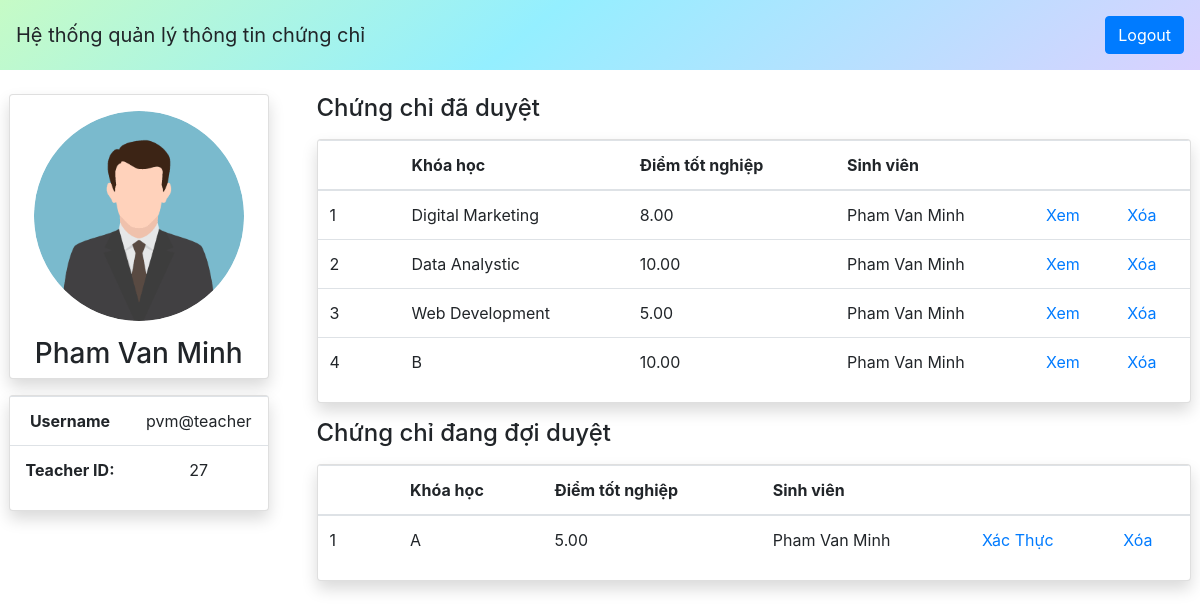
The app's page / (signed in) with its own data.
### account/models.py (models this page shows, shortened)
class User(AbstractBaseUser, PermissionsMixin):
    user_name = models.CharField(max_length=150, unique=True)
    full_name = models.CharField(max_length=150, blank=True)
    date_of_birth = models.DateField(blank=True, null=True)
    is_staff = models.BooleanField(default=False)
    is_active = models.BooleanField(default=True)
    is_teacher = models.BooleanField(default=False)
    student_code = models.CharField(max_length=8, unique=True, blank=True, null=True)
    d_key = models.TextField( blank=True, null=True)
    e_key = models.TextField( blank=True, null=True)
    n_key = models.TextField( blank=True, null=True)
    objects = CustomAccountManager()
    USERNAME_FIELD = 'user_name'
    REQUIRED_FIELDS = []

### cert/models.py (models this page shows, shortened)
class WaitBlock(models.Model):
    student_id = models.CharField(max_length=4, null=False, blank=False)
    student_name = models.CharField(max_length=100, null=False, blank=False, default="--")
    teacher = models.ForeignKey(User, on_delete=models.CASCADE, default=1)
    course_name = models.CharField(max_length=255, null=False, blank=False)
    final_mark = models.DecimalField(max_digits=4,decimal_places=2)

### cert/views.py (the view)
# urls.py: path('', home, name="home"),
@login_required(login_url='account_app:login')
def home(request):
    user = request.user
    if user.is_teacher == False:
        student_code = user.student_code
        list_cert = get_cert_list_by_student_code("cert/ledger.json", str(student_code))
        wait_blocks = WaitBlock.objects.filter(student_id=user.id)
        print("Y"*10)
        print(list_cert)
        context = {
            "list_cert":list_cert,
            "wait_blocks":wait_blocks,
            "student":user
        }
        return render(request, 'cert/student_home.html', context)
    else:
        wait_blocks = WaitBlock.objects.filter(teacher_id=user.id)
        list_cert = get_cert_list_by_teacher_id("cert/ledger.json", str(user.id))
        context = {
            "wait_blocks":wait_blocks,
            "teacher":user,
            "list_cert":list_cert,
        }
        return render(request, 'cert/teacher_home.html', context)

### templates/cert/teacher_home.html (shortened to what this page needs)
<!DOCTYPE html>
<html lang="en">
<head>
  {% load static %}
        <link rel="stylesheet" href="https://use.fontawesome.com/releases/v5.6.1/css/all.css" />
        <link rel="stylesheet" href="https://cdn.jsdelivr.net/npm/bootstrap@4.1.3/dist/css/bootstrap.min.css" />
</head>
<body>
<nav class="navbar navbar-dark bg-primary them_nv">
  <a class="navbar-brand textsie">Hệ thống quản lý thông tin chứng chỉ</a>
  <span class="navbar-text">
      <a href="/account/logout" class="btn btn-primary my-sm-0" type="submit">Logout</a>
  </span>
</nav>
<div class="contrainer">
    <div class="row justify-content-center">
        <div class="col-xl-3 col-xl-3 col-lg-4 col-md-12 col-sm-12 text-center p-4">
            <div class="shadow card">
            <div class="row justify-content-center my-3"><img src="{% static 'images/24072020113812.jpg' %}" alt="..." width="500" height="500" class="img-fluid rounded-circle col-10"></div>
            <h3>{{ teacher.full_name }}</h3>
            </div>
            <div class="shadow card my-3">
                <table class="table table-hover">
                  <tbody>
                    <tr>
                      <th scope="row">Username</th>
                      <td>{{teacher.user_name}}</td>
                    </tr>
                    <tr>
                      <th scope="row">Teacher ID:</th>
                      <td>{{teacher.id}}</td>
                    </tr>
                  </tbody>
                </table>
            </div>
        </div>
         <div class="col-xl-9 col-xl-9 col-lg-8 col-md-12 col-sm-12 p-4">
            <h4>Chứng chỉ đã duyệt</h4>
            <div class="shadow card my-3 table-responsive">
             <table class="table numberauto table-hover">
              <thead>
                <tr>
                  <th scope="col"></th>
                  <th scope="col">Khóa học</th>
                  <th scope="col">Điểm tốt nghiệp</th>
                  <th scope="col">Sinh viên</th>
                  <th scope="col"></th>
                  <th scope="col"></th>
                </tr>
              </thead>
              <tbody>
          {% for cert in list_cert %}
            <tr>
              <td>
              </td>
              <td>{{ cert.data.course_name }}</td>
              <td>{{ cert.data.mark }}</td>
              <td>{{ cert.data.teacher_name }}</td>
              <td><a href="/cert/{{cert.id}}">Xem</a></td>
              <td><a href="/delete-cert/{{cert.id}}">Xóa</a></td>
            </tr>
          {% endfor %}
              </tbody>
            </table>
            </div>
         <h4>Chứng chỉ đang đợi duyệt</h4>
            <div class="shadow card my-3 table-responsive">
                <table class="table numberauto2 table-hover">
              <thead>
                <tr>
                  <th scope="col"></th>
                  <th scope="col">Khóa học</th>
                  <th scope="col">Điểm tốt nghiệp</th>
                  <th scope="col">Sinh viên</th>
                  <th scope="col"></th>
                  <th scope="col"></th>
                </tr>
              </thead>
              <tbody>
                {% for cert in wait_blocks %}
            <tr>
              <td>
              </td>
              <td>{{ cert.course_name }}</td>
              <td>{{ cert.final_mark }}</td>
              <td>{{ cert.student_name }}</td>
              <td><a href="/teacher-sign/{{cert.id}}">Xác Thực</a></td>
              <td><a href="/teacher-delete-wait-block/{{cert.id}}">Xóa</a></td>
            </tr>
          {% endfor %}
              </tbody>
            </table>
            </div>
            <div style="height: 20vh;"></div>
        </div>
    </div>
</div>
</body>
</html>

### templates/cert/teacher_home.html (style rules this page uses)
.them_nv { background: linear-gradient( 140deg, hsl(120deg 87% 88%) 0%, hsl(189deg 100% 79%) 44%, hsl(251deg 100% 91%) 100% ); }
@media only screen and (min-width: 768px) { .textsie { font-size: 1.25rem; } }

### records on screen
User: full_name "Pham Van Minh", user_name "pvm@teacher", id "27"
WaitBlock: data.course_name "Web Development", data.mark "5.00", data.teacher_name "Pham Van Minh", course_name "A", final_mark "5.00", student_name "Pham Van Minh"

### other values on screen
{{ cert.data.course_name }} "Digital Marketing" "Data Analystic" "B"
{{ cert.data.mark }} "8.00" "10.00" "10.00"
{{ cert.data.teacher_name }} "Pham Van Minh" "Pham Van Minh" "Pham Van Minh"
